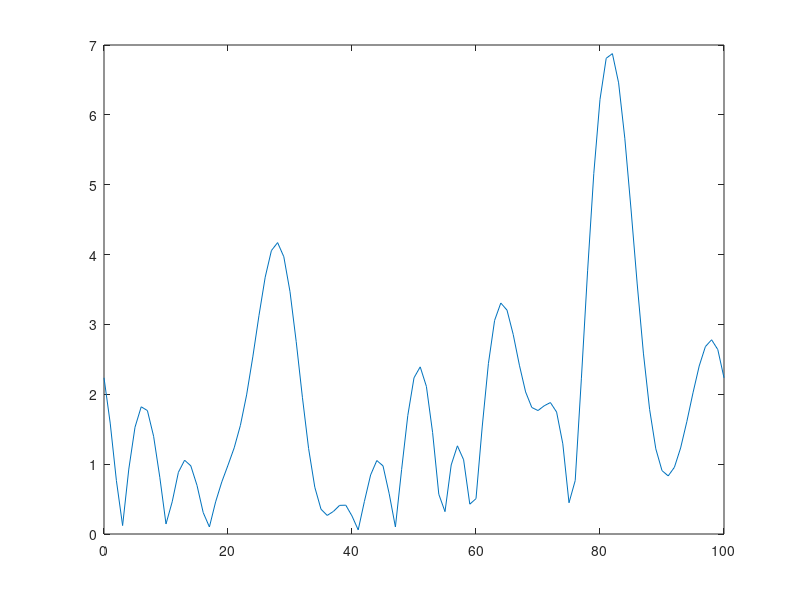

Source code (MATLAB): (Note: this script raises an error after producing the figure.)
%% Introduction
%MATLAB script from Contemporary Communications Systems Using MATLAB by
%John G. Proakis 
%transcribed from the book 25 September 2023
%parameterized for Neptune 25 September 2023

%% Script of Illustrative Example from Book
%In the example from the book, K = 10 and N = 20.
%A channel that has bandwidth B is subdivided in to K channels.
%N-point inverse DFT (IDFT) yields a real-valued sequence, where 1/square root of N
%is simply a scale factor. The sequence xn , 0 >= n <= N-1 corresponds
%to the samples of the multicarrier OFDM signat xt, consisting of K=N/2
%subscarriers. T is the signal duration, or signal interval.

%The modulator in an OFDM system can be implemented by computing the
%inverse DFT (7.6.4). The demodulator that recovers the information symbols
%from the received signal samples is implemented by computing the DFT
%(7.6.7). 

%Below, we are using the 16 point QAMsignal constellation shown in a
%previous figure, we select pseudorandomly each of the information symbols
%X1, X2, ... ,X9. With T=100 seconds, we generate the transmitted signal
%waveform and then plot it. We compute the IDFT values. We show that x(t),
%evaulatied at Tn/N, N = 0 ro N-1, corresponds to the IDFT values. Finally,
%using the IDFT values, we computer the DFT. This means we've recovered the
%information symbols Kx, 1 <= k <= 9, from the samples of x(t). 

%echo on turns on echoing for statements in all script files. When you turn on echoing, 
% MATLAB® displays each line in the file in the Command Window as it runs. Normally, 
% the statements in a script are not displayed during execution. Statement echoing is 
% useful for debugging and for demonstrations.
echo on

%number of channels
K = 10;

%number of points in the DFT (IDFT)
N = 2*K;

%sample interval (in seconds?)
T = 100;

%a is a 1 by 36 matrix of random numbers
a = rand(1,36);

%subtract 0.5 from all elements of the matrix a, then apply the signum function
%to the result. This "splits" the values into randomly distributed 1 and -1
a = sign(a-0.5);

%we create a 9 by 4 matrix out of a with the reshape function.
b = reshape(a,9,4);

%Generate the 16 QAM points
%take the columns of b and multiply them as follows. This makes one column
%of complex numbers. 
XXX = 2*b(:,1) + b(:,2) +j*(2*b(:,3) + b(:,4));

%Transpose this matrix to convert from column to row.
XX = XXX';

%modify X to put in a leading 0, the contents of XX, another zero, and then
%use the complex conjugate function conj() to get the complex conjugate of each element 
% of XX in reverse order, and append this result to X
%Doing this we get a 1 by 20 size matrix. It is double the number of channels.
X = [0 XX 0 conj(XX(9:-1:1))];

%set up xt to be a 1 by 101 matrix of zeros
xt = zeros(1,101);

%create multicarrier OFDM signal samples consisting of K = N/2 subcarriers
%(7.6.5)
for t = 0:100
    for k = 0:N-1 
        xt(1, t+1) = xt(1, t+1) + 1/sqrt(N)*X(k+1)*exp(j*2*pi*k*t/T);
        echo off
    end
end

echo on

%set up xn to be a 1 by N matrix of zeros
xn = zeros(1,N);

%compute the N-point inverse DFT (IDFT) of X to get a real-valued sequence (7.6.4)
for n = 0:N-1
    for k = 0:N-1
        xn(n+1) = xn(n+1) + 1/sqrt(N)*X(k+1)*exp(j*2*pi*n*k/N);
        echo off
    end
end


echo on

%show that xt corresponds to the IDFT values.

%using the IDFT values, compute the DFT using (7.6.7) and recover the
%information symbols

pause %Press any key to see a plot of x(t)

%plot 0 to 100 in the x axis, and the absolute value of x(t) in the y axis.
% Y = abs( X ) returns the absolute value of each element in input X . 
% If X is complex, abs(X) returns the complex magnitude. 
plot([0:100], abs(xt))

%check the difference between xn and samples of x(t)
for n = 0:N-1
    d(n+1) = xt(T/N*n+1) - xn(1+n);
    echo off
end

echo on

%The norm function calculates several different types of matrix norms: 
% e = norm(d) returns the largest singular value of d, which is the set of
% differences between xt and xn
e = norm(d)

%set up a 1 by 10 matrix of zeros
Y = zeros(1,10);

%Compute the DFT using (7.6.7)
for k = 1:9
    for n = 0:N-1
        Y(1,k+1) = Y(1,k+1) + 1/sqrt(N)*xn(n+1)*exp(-j*2*pi*k*n/N);
        echo off
    end
end

echo on

%get the difference between the first ten elements of Y and X, then get the
%largest singular value of this list of differences. 
dd = Y(1:10) - X(1:10)
ee = norm(dd)


%% Script Adapted for Neptune Mandatory Specification

% this is not working  yet

%see https://github.com/OpenResearchInstitute/Neptune/
%In the Neptune Mandatory specification, K = 901 and FFT size = 1024.
%Unlike the Proakis book, these aren't simple multiples of each other. 
%The specification has optional configurations, but we're going to stick with
%the mandatory configuration for the first run through.  

%A channel that has bandwidth B is subdivided in to K channels.
%N-point DFT (IDFT) yields a real-valued sequence, where 1/square root of N
%is simply a scale factor. The sequence x of n , 0 >= n <= N-1 corresponds
%to the samples of the multicarrier OFDM signat x of t, consisting of K=N/2
%subscarriers. T is the signal duration, or signal interval, 

%Note:
%for HDL Coder, we're going to probably need to use the exp block in simulink.
% https://www.mathworks.com/help/simulink/slref/mathfunction.html

%Below, we are using the 16 point QAMsignal constellation shown in a
%previous figure, we select pseudorandomly each of the information symbols
%X1, X2, ... ,X9. With T=100 seconds, we generate the transmitted signal
%waveform and then plot it. We compute the IDFT values. We show that x(t),
%evaulatied at Tn/N, N = 0 ro N-1, corresponds to the IDFT values. Finally,
%using the IDFT values, we computer the DFT. This means we've recovered the
%information symbols Kx, 1 <= k <= 9, from the samples of x(t). 

clear all

%echo on turns on echoing for statements in all script files. When you turn on echoing, 
% MATLAB® displays each line in the file in the Command Window as it runs. Normally, 
% the statements in a script are not displayed during execution. Statement echoing is 
% useful for debugging and for demonstrations.
echo on

%set the mandatory bandwidth
B = 20e6;

%Set the master clock frequency assumed in the specification
Fs = 20.48e6

%set the IFFT size
IFFTsize = 1024;

%set mandatory subcarrier spacing
SS = Fs/IFFTsize

%number of subcarriers (channels)
K = B/SS

%however, the specification lists 901 subcarriers (need to figure this out)
Kspec = 901

%number of points in the DFT (IDFT)
N = 2*K;

%sample interval (in seconds?)
T = 100;

%a is a 1 by 36 matrix of random numbers
a = rand(1,36);

%subtract 0.5 from all elements of the matrix a, then apply the signum function
%to the result. This "splits" the values into randomly distributed 1 and -1
a = sign(a-0.5);

%we create a 9 by 4 matrix out of a with the reshape function.
b = reshape(a,9,4);

%Generate the 16 QAM points
%take the columns of b and multiply them as follows. This makes one column
%of complex numbers. 
XXX = 2*b(:,1) + b(:,2) +j*(2*b(:,3) + b(:,4));

%Transpose this matrix to convert from column to row.
XX = XXX';

%modify X to put in a leading 0, the contents of XX, another zero, and then
%use the complex conjugate function conj() to get the complex conjugate of each element 
% of XX in reverse order, and append this result to X
X = [0 XX 0 conj(XX(9:-1:1))];

%set up xt to be a 1 by 101 matrix of zeros
xt = zeros(1,101);

%create multicarrier OFDM signal samples consisting of K = N/2 subcarriers
%(7.6.5)
for t = 0:100
    for k = 0:N-1
        xt(1, t+1) = xt(1, t+1) + 1/sqrt(N)*X(k+1)*exp(j*2*pi*k*t/T)
        echo off
    end
end

echo on

%set up xn to be a 1 by N matrix of zeros
xn = zeros(1,N);

%compute the N-point inverse DFT (IDFT) of X to get a real-valued sequence (7.6.4)
for n = 0:N-1
    for k = 0:N-1
        xn(n+1) = xn(n+1) + 1/sqrt(N)*X(k+1)*exp(j*2*pi*n*k/N);
        echo off
    end
end


echo on

%show that xt corresponds to the IDFT values.

%using the IDFT values, compute the DFT using (7.6.7) and recover the
%information symbols

pause %Press any key to see a plot of x(t)

%plot 0 to 100 in the x axis, and the absolute value of x(t) in the y axis.
% Y = abs( X ) returns the absolute value of each element in input X . 
% If X is complex, abs(X) returns the complex magnitude. 
plot([0:100], abs(xt))

%check the difference between xn and samples of x(t)
for n = 0:N-1
    d(n+1) = xt(T/N*n+1) - xn(1+n);
    echo off
end

echo on

%The norm function calculates several different types of matrix norms: 
% e = norm(d) returns the largest singular value of d, which is the set of
% differences between xt and xn
e = norm(d)

%set up a 1 by 10 matrix of zeros
Y = zeros(1,10);

%Compute the DFT using (7.6.7)
for k = 1:9
    for n = 0:N-1
        Y(1,k+1) = Y(1,k+1) + 1/sqrt(N)*xn(n+1)*exp(-j*2*pi*k*n/N);
        echo off
    end
end

echo on

%get the difference between the first ten elements of Y and X, then get the
%largest singular value of this list of differences. 
dd = Y(1:10) - X(1:10)
ee = norm(dd)
